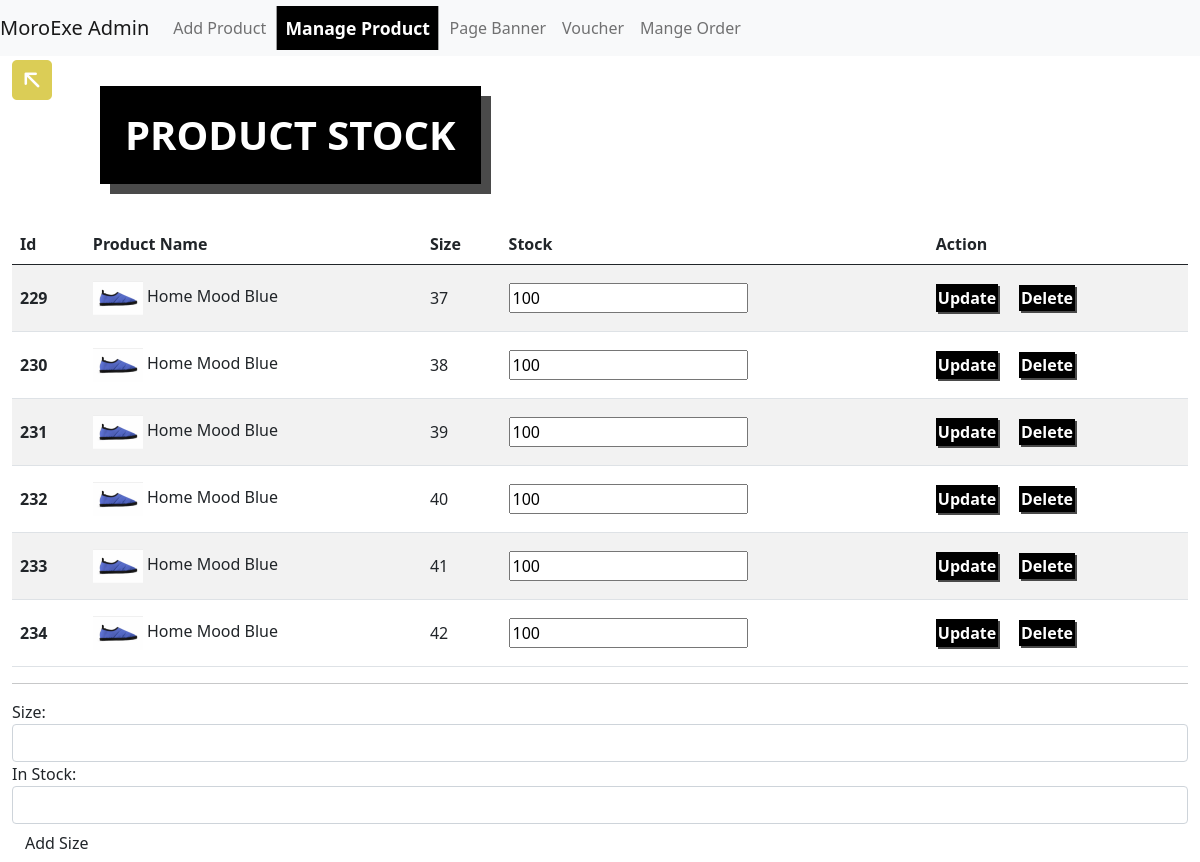
The app's page /admin/check_stock/1 with its own data.
### app/models.py (models this page shows)
class StockAndSize(db.Model):
    __tablename__ = 'product_stock'
    id = db.Column(db.Integer, primary_key=True)
    product_id = db.Column(db.Integer, db.ForeignKey('products.id'), index=True)
    size = db.Column(db.String())
    stock = db.Column(db.Integer)

class Product(db.Model):
    __tablename__ = 'products'
    id = db.Column(db.Integer, primary_key=True)
    product_name = db.Column(db.String(64), index=True)
    product_img = db.Column(db.String())
    product_subimg1 = db.Column(db.String())
    product_subimg2 = db.Column(db.String())
    product_subimg3 = db.Column(db.String())
    price = db.Column(db.Float)
    desc = db.Column(db.String())
    color = db.Column(db.String())
    material = db.Column(db.String())
    style = db.Column(db.String())
    tag = db.Column(db.String())
    sizes = db.relationship('StockAndSize', backref='products')
    category_id = db.Column(db.Integer, db.ForeignKey('categories.id'))

### app/admin/views.py (the view, shortened to what this page needs)
@admin.route('/check_stock/<product_id>', methods=['GET','POST'])
def CheckStock(product_id):
    product = Product.query.filter_by(id=product_id).first()
    ctgr = Category.query.filter_by(id=product.category_id).first()
    sizes = StockAndSize.query.filter_by(product_id=product_id)
    stockForm = AddStockForm()
    updateForm = UpdateStockForm()
    if updateForm.validate_on_submit():
        print("UPDATING STOCK VALUE")
    return render_template('admin/product_stock.html', product=product,sizes=sizes,form=stockForm, updateForm=updateForm,ctgr=ctgr)

### app/admin/forms.py
class AddStockForm(FlaskForm):
    size = IntegerField('Size: ')
    stock = IntegerField('In Stock: ')
    submit = SubmitField('Add Size')

class UpdateStockForm(FlaskForm):
    stock = IntegerField('In Stock: ')
    submit = SubmitField('Update')

### app/templates/admin/product_stock.html (shortened to what this page needs)
{% extends "ad_base.html" %}
{% set active_page = 'edit_product' %}
{% import "bootstrap/wtf.html" as wtf %}
{% block page_content %}
<div class="container-fluid">
    <div class="row">
        <div id="backBtn" class="col-md-1">
            <a href="{{url_for('admin.ManageProduct', category=ctgr.category_name)}}">
                <h1><i class="bi bi-arrow-up-left-square-fill"></i></h1>
            </a>
        </div>
        <h1 class="heading">PRODUCT STOCK</h1>
    </div>
    <table class="table table-striped">
        <thead>
            <tr>
                <th scope="col">Id</th>
                <th scope="col">Product Name</th>
                <th scope="col">Size</th>
                <th scope="col">Stock</th>
                <th scope="col">Action</th>
            </tr>
        </thead>
        <tbody>
            {%for size in sizes%}
            <tr class="tbRow">
                <th style="vertical-align: middle;" scope="row">{{size.id}}</th>
                <td> <img class="pdImg"
                        src="{{ url_for('static',filename='assets/Product_Image/'+product.product_img)}}" alt="">
                    {{product.product_name}}</td>
                <td style="vertical-align: middle;">{{size.size}}</td>
                <form method="POST" id="stockForm" action="/admin/update_stock/{{size.id}}">
                    <fieldset class="form-field"><td style="vertical-align: middle;">{{updateForm.stock(value=size.stock)}}</td> </fieldset>
                    <td style="vertical-align: middle;">
                        <a onclick="myFunction()" type="submit"
                            id="stockBtn">Update</a>
                            <a id="deleteBtn"
                            href="#">Delete</a></td>
                </form>
            </tr>
            {%endfor%}
        </tbody>
    </table>
    <hr>
    {{ wtf.quick_form(form) }}
</div>
{% endblock %}

### app/static/styles/admin/manage_product.css (style rules this page uses)
.pdImg { max-width: 50px !important; max-height: 50px !important; }
.heading { background-color: black; color: white; font-weight: bold; padding: 25px; width: fit-content; box-shadow: 10px 10px rgb(74, 74, 74); margin-bottom: 40px; margin-top: 30px; }
#backBtn a { color: rgb(219, 205, 86); text-decoration: none; }
#deleteBtn { color: white; background-color: black; padding: 2px; box-shadow: 2px 2px rgb(74, 74, 74); font-weight: bold; text-decoration: none; }
#stockBtn { color: white; background-color: black; padding: 2px; box-shadow: 2px 2px rgb(74, 74, 74); font-weight: bold; text-decoration: none; }

### records on screen
StockAndSize: id "229", product_img (placeholder picture), size "37", stock "100"
Product: product_name "Home Mood Blue"
StockAndSize: id "230", product_img (placeholder picture), size "38", stock "100"
StockAndSize: id "231", product_img (placeholder picture), size "39", stock "100"
StockAndSize: id "232", product_img (placeholder picture), size "40", stock "100"
StockAndSize: id "233", product_img (placeholder picture), size "41", stock "100"
StockAndSize: id "234", product_img (placeholder picture), size "42", stock "100"
